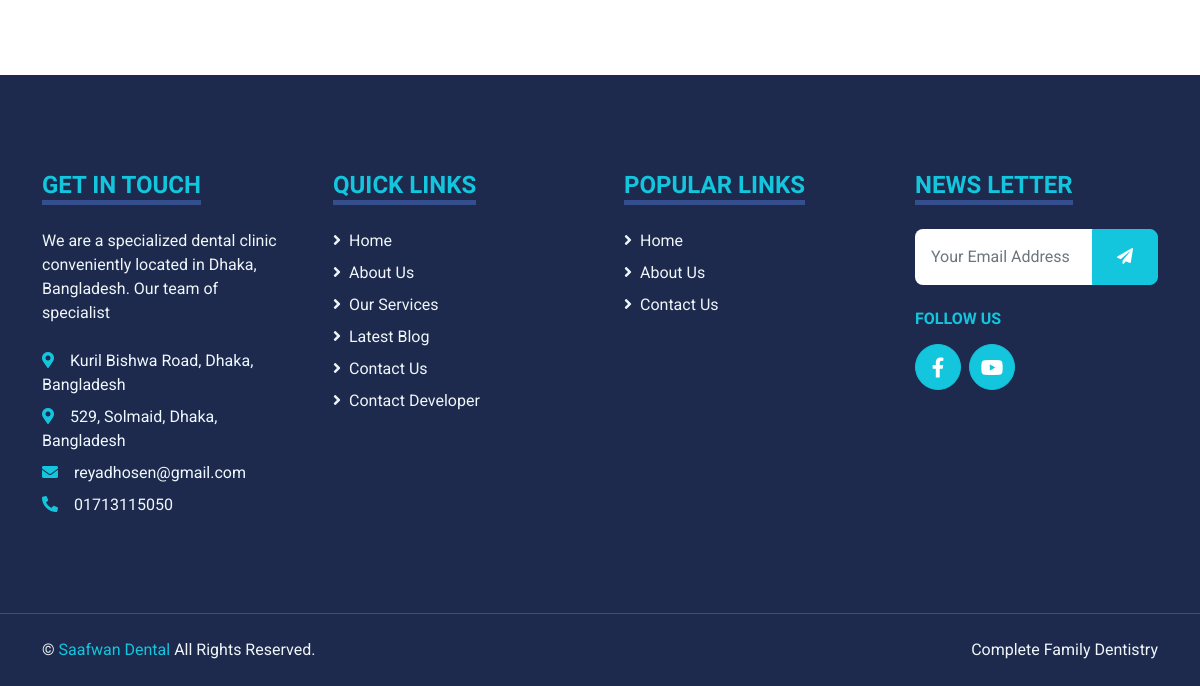
Before: / (lower part) with the older database file.
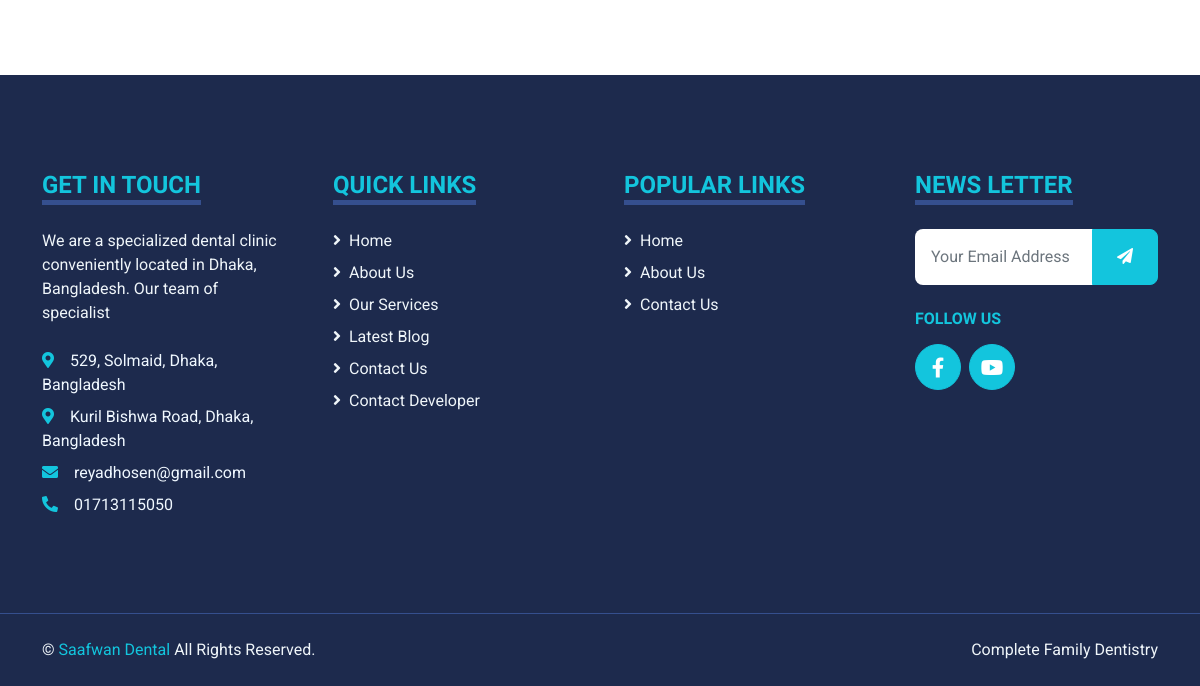
After: the same page with the newer database file.
### tables this page shows
CREATE TABLE `doctors` (
  `id` int(11) NOT NULL,
  `name` varchar(50) NOT NULL,
  `email` varchar(50) NOT NULL,
  `phone` varchar(20) NOT NULL,
  `password` varchar(20) NOT NULL,
  `created_at` date DEFAULT NULL,
  `deleted_at` date DEFAULT NULL,
  `chamber1` varchar(250) NOT NULL,
  `chamber2` varchar(250) DEFAULT NULL
);

### View/components/header.php (called while the page is built, shortened)
<?php
$db = connect();
$sql = "SELECT * FROM doctors where id = 1";
$doc = $db->query($sql)->fetch_assoc();
?>

### index.php (the view, shortened to what the changed rows need)
<!DOCTYPE html>
<html lang="en">
<head>
    <link href="https://cdnjs.cloudflare.com/ajax/libs/font-awesome/5.15.0/css/all.min.css" rel="stylesheet">
    <link href="https://cdn.jsdelivr.net/npm/bootstrap-icons@1.4.1/font/bootstrap-icons.css" rel="stylesheet">
    <link href="./Assets/lib/owlcarousel/assets/owl.carousel.min.css" rel="stylesheet">
    <link href="./Assets/lib/tempusdominus/css/tempusdominus-bootstrap-4.min.css" rel="stylesheet" />
    <link href="./Assets/css/bootstrap.min.css" rel="stylesheet">
    <link href="./Assets/css/style.css" rel="stylesheet">
</head>
<body>
    <?php include("./View/components/header.php") ?>
    <div class="container-fluid bg-dark text-light mt-5 py-5">
        <div class="container py-5">
            <div class="row g-5">
                <div class="col-lg-3 col-md-6">
                    <p class="mb-2">
                        <a href="https://goo.gl/maps/F2NVNdZatgLU3zuz6?coh=178571&entry=tt" style="color: aliceblue;"><i class="fa fa-map-marker-alt text-primary me-3"></i><?php echo $doc["chamber1"] ?></a>
                    </p>
                    <p class="mb-2">
                        <a href="https://goo.gl/maps/UNbvXS7gSgkVrHSc9?coh=178571&entry=tt" style="color: aliceblue;"><i class="fa fa-map-marker-alt text-primary me-3"></i><?php echo $doc["chamber2"] ?></a>
                    </p>
                    <p class="mb-2"><a href="mailto:<?php echo $doc["email"] ?>" style="color: aliceblue;"><i class="fa fa-envelope text-primary me-3"></i><?php echo $doc["email"] ?></a></p>
                    <p class="mb-0"><a href="tel:<?php echo $doc["phone"] ?>" style="color: aliceblue;"><i class="fa fa-phone-alt text-primary me-3"></i><?php echo $doc["phone"] ?></a></p>
                </div>
            </div>
        </div>
    </div>
</body>
</html>

Changed rows visible on the page:
changed doctors "529, Solmaid, Dhaka, Bangladesh": chamber1 "Kuril Bishwa Road, Dhaka, Bangladesh" → "529, Solmaid, Dhaka, Bangladesh"; chamber2 "529, Solmaid, Dhaka, Bangladesh" → "Kuril Bishwa Road, Dhaka, Bangladesh"
